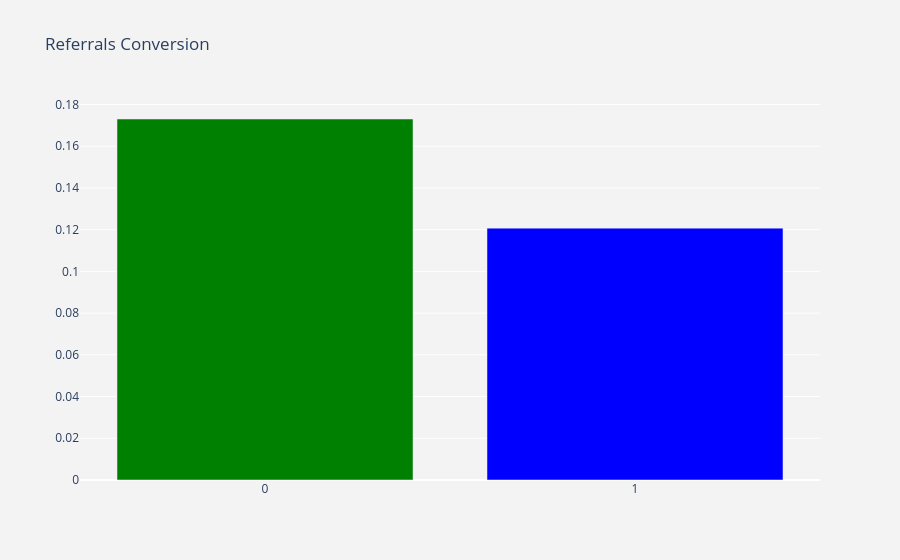

The notebook cell saved with this chart:
### Code cell
df_plot = df_data.groupby('is_referral').conversion.mean().reset_index()
plot_data = [
    go.Bar(
        x=df_plot['is_referral'],
        y=df_plot['conversion'],
        marker=dict(
        color=['green', 'blue', 'orange'])
    )
]

plot_layout = go.Layout(
        xaxis={"type": "category"},
        title='Referrals Conversion',
        plot_bgcolor  = 'rgb(243,243,243)',
        paper_bgcolor  = 'rgb(243,243,243)',
    )
fig = go.Figure(data=plot_data, layout=plot_layout)
fig.show()

### Figure 1 — Plotly figure (JSON) as saved in the notebook; plotly's stock layout.template omitted (floating-point values rounded to 4 significant figures)
{"data": [{"marker": {"color": ["green", "blue", "orange"]}, "type": "bar", "x": [0, 1], "y": [0.1731, 0.1207]}], "layout": {"paper_bgcolor": "rgb(243,243,243)", "plot_bgcolor": "rgb(243,243,243)", "title": {"text": "Referrals Conversion"}, "xaxis": {"type": "category"}}}
